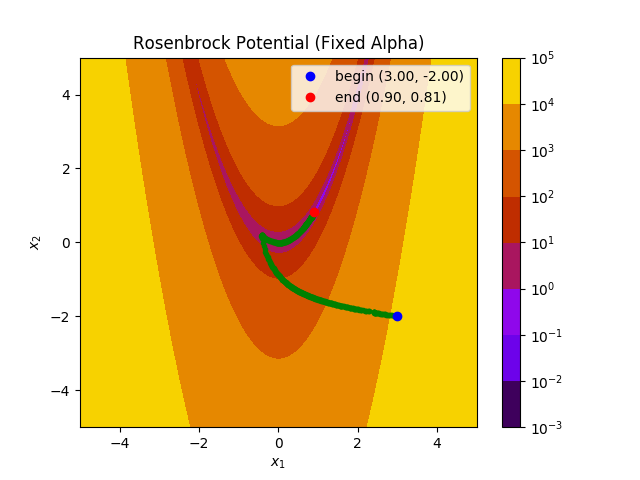

The Python source for this figure:
import math
import numpy as np
import matplotlib
matplotlib.use('TkAgg')
import matplotlib.pyplot as plt

A, B = 1, 100
C = 0.1
EPSILON = 1e-2
ALPHA0 = 1.0
ALPHA_DECAYRATE = 0.8

def func(x1, x2, a=A, b=B):
    return (a-x1)**2 + b*(x2-x1**2)**2
def grad_func(x1, x2, a=A, b=B):
    return np.array([
        2*(x1-a) + 4*b*x1*(x1**2-x2),
        2*b*(x2-x1**2)
    ])
def hess_func(x1, x2, a=A, b=B):
    return np.array([
        [2+4*b*(3*x1**2-x2), -4*b*x1],
        [-4*b*x1, 2*b],
    ])

def get_proper_alpha(x1_0, x2_0, pk):
    alpha0 = ALPHA0
    x1_alpha0 = x1_0 + alpha0 * pk[0]
    x2_alpha0 = x2_0 + alpha0 * pk[1]
    phi_0 = func(x1_0, x2_0)
    grad_0 = grad_func(x1_0, x2_0)
    phi_d0 = np.matmul(grad_0.T, pk)
    phi_alpha0 = func(x1_alpha0, x2_alpha0)
    # quad
    alpha1_numerator = -np.multiply(phi_d0, alpha0**2)
    alpha1_denominator = 2.0*(phi_alpha0 - phi_0 - alpha0*phi_d0)
    alpha1 = alpha1_numerator/alpha1_denominator
    x1_alpha1 = x1_0 + alpha1 * pk[0]
    x2_alpha1 = x2_0 + alpha1 * pk[1]
    phi_alpha1 = func(x1_alpha1, x2_alpha1)
    if alpha1 > 1e-5 and phi_alpha1 <= phi_0 + C * alpha1 * phi_d0:
        alphak = alpha1
    else:
        while True:
            print("cube")
            x1_alpha0 = x1_0 + alpha0 * pk[0]
            x2_alpha0 = x2_0 + alpha0 * pk[1]
            x1_alpha1 = x1_0 + alpha1 * pk[0]
            x2_alpha1 = x2_0 + alpha1 * pk[1]
            phi_alpha0 = func(x1_alpha0, x2_alpha0)
            phi_alpha1 = func(x1_alpha1, x2_alpha1)

            alpha_matrix = np.array([[alpha0**2, -alpha1**2], [-alpha0**3, alpha1**3]])
            phi_matrix = np.array([phi_alpha1 - phi_0 - alpha1*phi_d0, phi_alpha0 - phi_0 - alpha0*phi_d0])
            ab = (1.0/(alpha0**2*alpha1**2*(alpha1-alpha0)))*np.matmul(alpha_matrix, phi_matrix)
            a, b = ab[0], ab[1]

            alpha2 = (-b + math.sqrt(b**2-3*a*phi_d0))/(3*a)
            x1_alpha2 = x1_0 + alpha2 * pk[0]
            x2_alpha2 = x2_0 + alpha2 * pk[1]
            phi_alpha2 = func(x1_alpha2, x2_alpha2)
            if phi_alpha2 <= phi_0 + C * alpha2 * phi_d0:
                alphak = alpha2
                break

            alpha0 = alpha1
            alpha1 = alpha2
    return alphak

if __name__ == '__main__':
    x1, x2 = 3.0, -2.0
    r = func(x1, x2)

    k = 0
    ps = []
    x1s = []
    x2s = []
    rs = []
    x1s.append(x1)
    x2s.append(x2)

    pk = -1.0*grad_func(x1,x2)
    while r > EPSILON:
        alphak = get_proper_alpha(x1s[k], x2s[k], pk)
        x1k1 = x1s[k] + alphak * pk[0]
        x2k1 = x2s[k] + alphak * pk[1]
        
        gradk = grad_func(x1s[k],x2s[k])
        gradk1 = grad_func(x1k1,x2k1)
        betak1 = np.matmul(gradk1.T, gradk1)/np.matmul(gradk.T, gradk)
        pk = np.add(np.negative(gradk1), np.multiply(pk, betak1))

        ps.append(pk)
        x1s.append(x1k1)
        x2s.append(x2k1)
        k += 1
        r = func(x1k1, x2k1)
        rs.append(r)
        print(alphak, r)
    ## Visualize
    # contour
    x, y = np.meshgrid(
        np.linspace(-5, 5, 1000),
        np.linspace(-5, 5, 1000)
    )
    plt.contourf(x, y, func(x, y), locator=matplotlib.ticker.LogLocator(), cmap='gnuplot')
    plt.colorbar()
    # point
    plt.plot(x1s, x2s, 'g.-')
    plt.plot(x1s[0], x2s[0], 'bo',label='begin ({:.2f}, {:.2f})'.format(x1, x2))
    plt.plot(x1s[-1], x2s[-1], 'ro',label='end ({:.2f}, {:.2f})'.format(x1s[-1], x2s[-1]))
    plt.legend()
    plt.xlabel('$x_1$')
    plt.ylabel('$x_2$')
    plt.title("Rosenbrock Potential (Fixed Alpha)")
    # plt.show()
    plt.savefig("cg.png")
    # decay
    plt.clf()
    plt.plot(rs)
    plt.yscale("log")
    plt.title("Decay of objective function")
    plt.savefig("cg_r.png")